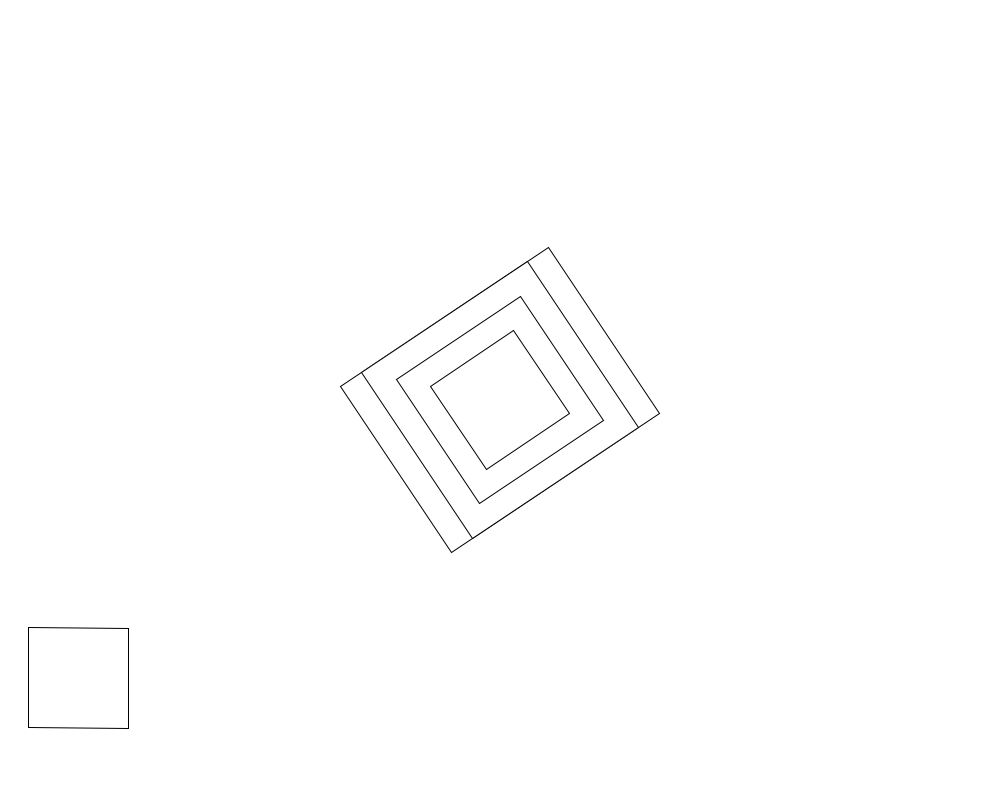
Frame 1 (no input)
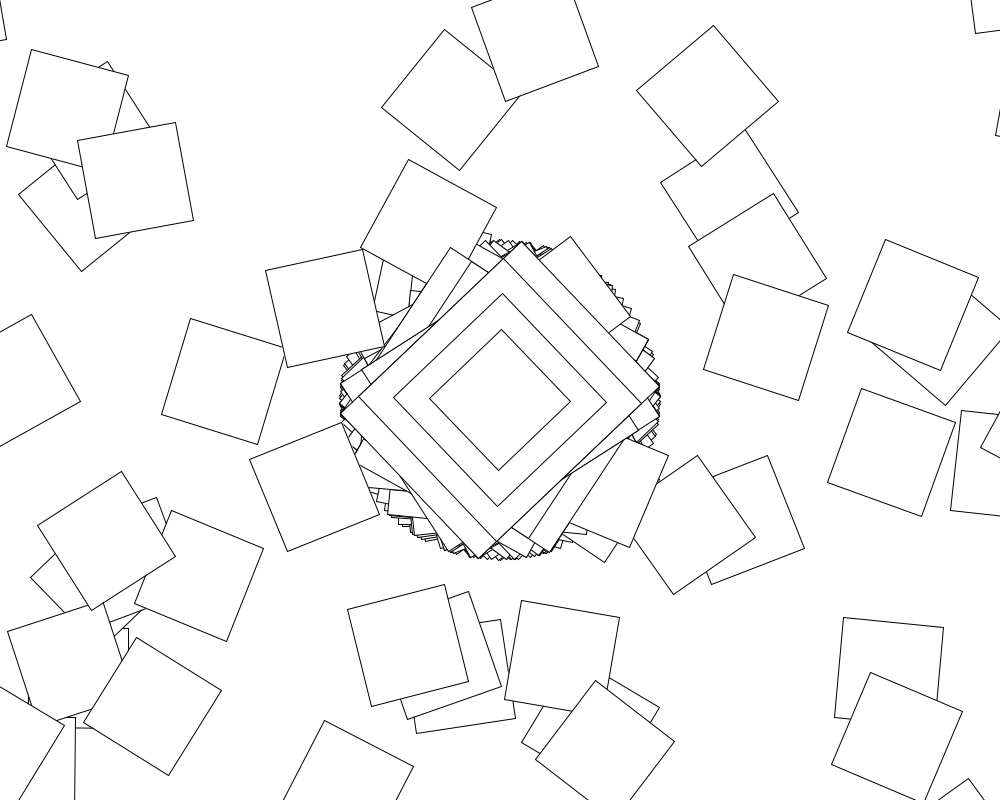
Frame 60 (the mouse pressed at the canvas centre just before this capture)
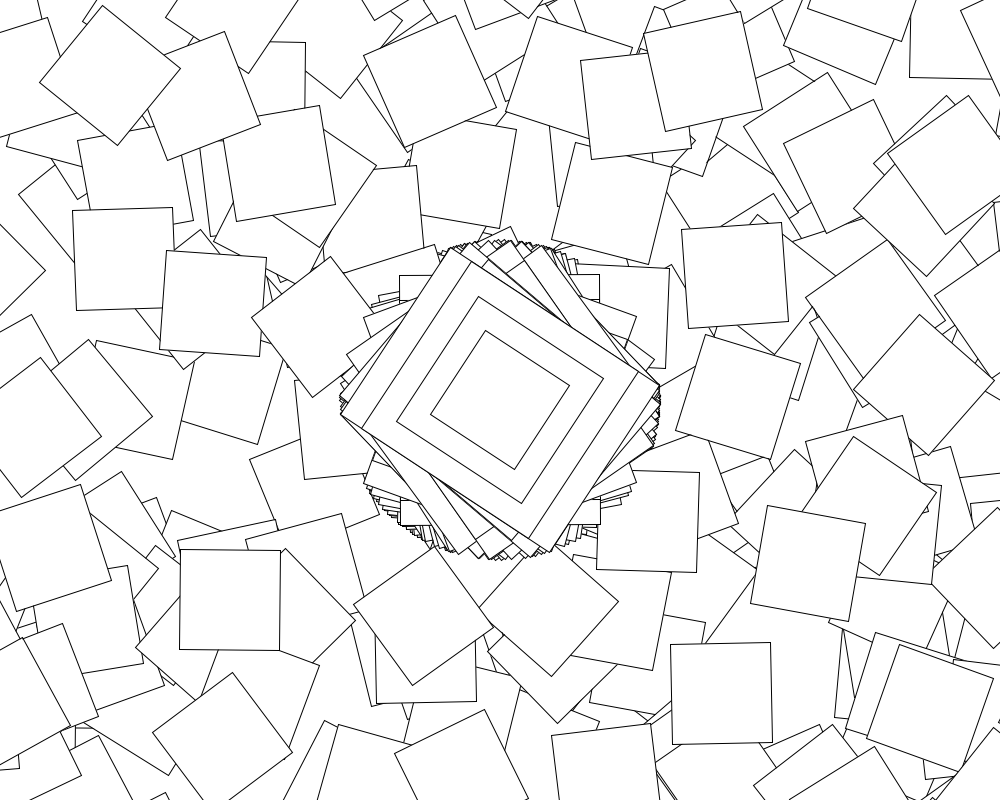
Frame 120 (the mouse held since frame 60 and released just before this capture)

The Processing sketch that drew these frames (run headless with seeded random() and noise(); from frame 60 on, the mouse is pressed at the canvas centre):

// Processing sketch: processing_164629
// ── processing_164629.pde

// paper fountain
// by jared kant
// based on weaver and rotate() example from processing.org

float sl, hl, x = 0;
int wv, toggle = 0;
int i, b=255;

void setup()
{ 
  size(1000, 800);
  background(255);
}

void draw() {
  stroke(0);
  float angle=random(10);
  translate(width/2, height/2);
  float howrotate = cos(angle);
  rotate(howrotate);
  rectMode(CENTER );
  rect(0, 0, 200, 250);
  rect(0, 0, 200, 200);
  rect(0, 0, 150, 150);
  rect(0, 0, 100, 100);
  if (second() % 2 == 0) {
    for (hl=0; hl<360; hl++) {
      stroke(0);
      float angle2=random(10);
      translate(width/2, height/2);
      float howrotate2 = cos(angle2);
      rotate(howrotate2+hl);
      rectMode(CENTER );
      rect(0, 0, 100, 100);
    }
  }
} 

void mouseClicked() {
  toggle=toggle+1;
  if(toggle %2 == 1){
  fill(255, 25);
  }
  else{
    fill(255,255);
  }
}
